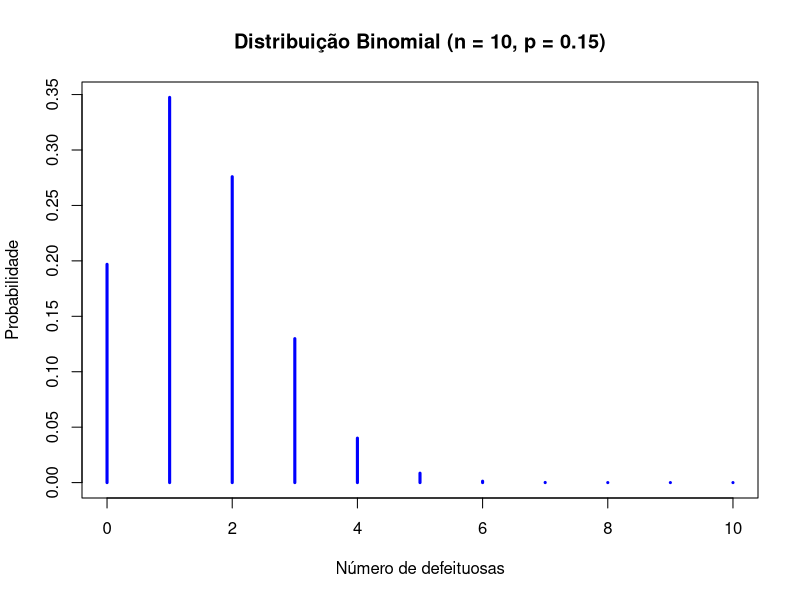

Source code (R):
p = 0.15
n = 10

# A
dbinom(1, n, p)
dbinom(0, n, p)
pbinom(1, n, p)

# B
nSamples <- 10000

count.com.defeito <- 0; freq.com.defeito <- rep(0, n)
count.sem.defeito <- 0
for (i in 1:nSamples)
{
  count.com.defeito <- rbinom(1, n, p)
  
  if (count.com.defeito > 0)
  {
    freq.com.defeito[count.com.defeito] <- freq.com.defeito[count.com.defeito]+1
  }
  else
  {
    count.sem.defeito <- count.sem.defeito+1
  }
}

sprintf("P(1 peça defeituosa): %.4f", freq.com.defeito[1] / nSamples)
sprintf("P(0 peça defeituosa): %.4f", count.sem.defeito / nSamples)
sprintf("P(menos de 2 peças defeituosas): %.4f", (count.sem.defeito + freq.com.defeito[1]) / nSamples)

set.seed(123)
x <- rbinom(nSamples, n, p)
mean(x==1)
mean(x==0)
mean(x<2)

# C
x <- 0:n
prob <- dbinom(x, n, p)

plot(
  x,
  prob,
  main = "Distribuição Binomial (n = 10, p = 0.15)",
  xlab = "Número de defeituosas",
  ylab = "Probabilidade",
  lwd  = 3,
  type = "h",
  col  = "blue"
)

# D
N = 20
m = 5
n = 15
k = 3

dhyper(2, m, n, k)
1 - (dhyper(0, m, n, k) + dhyper(1, m, n, k))
sum(dhyper(2:k, m, n, k))
dhyper(0, m, n, k)

# E
nSamples <- 10000
count.com.defeito <- 0; freq.defeitos <- rep(0:m)
count.sem.defeito <- 0
for (i in 1:nSamples)
{
  count.com.defeito <- rhyper(1 , m, n, k)
  
  if (count.com.defeito > 0)
  {
    freq.defeitos[count.com.defeito] <- freq.defeitos[count.com.defeito]+1
  }
  else
  {
    count.sem.defeito <- count.sem.defeito+1
  }
}

sprintf("P(2 lâmpadas defeituosas): %.4f", freq.defeitos[2] / nSamples)
sprintf("P(2 lâmpadas ou mais defeituosas): %.4f", sum(freq.defeitos[2:m]) / nSamples)
sprintf("P(nenhuma ser defeituosa): %.4f", count.sem.defeito / nSamples)

set.seed(123)
x <- rhyper(nSamples, m, n, k)
mean(x==2)
mean(x>=2)
mean(x==0)
